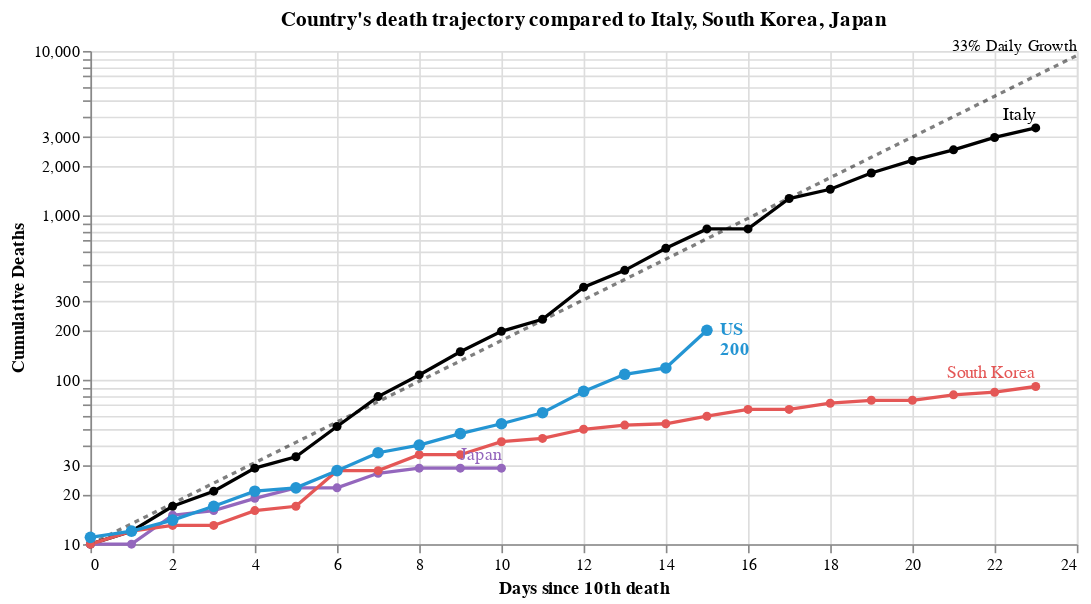

Source (notebook cell):
### Markdown cell above
Select a country from the drop down list below to toggle  the visualization.

### Code cell
#hide_input
base = alt.Chart(dff2, width=600).encode(
    x=f'{COL_X}:Q',
    y=alt.Y('Confirmed Cases:Q', scale=alt.Scale(type='log'), axis=alt.Axis(title='Cumulative Deaths')),
    color=alt.Color('Country:N', scale=alt.Scale(domain=color_domain, range=color_range), legend=None),
    tooltip=['Country', 'Date', 'Confirmed Cases', COL_X]
)

country_selection = alt.selection_single(
    name='Select', fields=['Country'], 
    bind=alt.binding_select(options=list(sorted(set(countries) - set(baseline_countries)))),
    init={'Country': 'US'})

date_filter = alt.datum['Date'] >= int(max_date.timestamp() * 1000)
base2 = base.transform_filter(alt.FieldOneOfPredicate('Country', baseline_countries))
base3 = base.transform_filter(country_selection)
base4 = base3.transform_filter(date_filter)

max_day = dff2[COL_X].max()
ref = pd.DataFrame([[x, SINCE_CASES_NUM*1.33**x] for x in range(max_day+1)], columns=[COL_X, 'Confirmed Cases'])
base_ref = alt.Chart(ref).encode(x=f'{COL_X}:Q', y='Confirmed Cases:Q')
base_ref_f = base_ref.transform_filter(alt.datum[COL_X] >= max_day)

chart5 = (
 base_ref.mark_line(color='black', opacity=.5, strokeDash=[3,3]) + 
 base_ref_f.mark_text(dy=-6, align='right', fontSize=10, text='33% Daily Growth') + 
 base2.mark_line(point=True, tooltip=True) +
 base3.mark_line(point={'size':50}, tooltip=True) +
 base2.transform_filter(date_filter).mark_text(dy=-8, align='right').encode(text='Country:N') +
 base4.mark_text(dx=8, align='left', fontWeight='bold').encode(text='Country:N') +
 base4.mark_text(dx=8, dy=12, align='left', fontWeight='bold').encode(text='Confirmed Cases:Q')
).add_selection(country_selection).properties(
    title=f"Country's death trajectory compared to {', '.join(baseline_countries)}"
)
chart5

### Figure 1 — Vega-Lite specification as saved in the notebook (floating-point values rounded to 4 significant figures; data arrays with more than 128 entries replaced by an {"elided": "..."} marker saying what was removed)
{"config": {"view": {"continuousWidth": 400, "continuousHeight": 300}}, "layer": [{"mark": {"type": "line", "color": "black", "opacity": 0.5, "strokeDash": [3, 3]}, "encoding": {"x": {"type": "quantitative", "field": "Days since 10th death"}, "y": {"type": "quantitative", "field": "Confirmed Cases"}}, "selection": {"Select": {"type": "single", "fields": ["Country"], "bind": {"input": "select", "options": ["Belgium", "France", "Germany", "Indonesia", "Iran", "Iraq", "Netherlands", "Philippines", "San Marino", "Spain", "Sweden", "Switzerland", "US", "United Kingdom"]}, "init": {"Country": "US"}}}}, {"mark": {"type": "text", "align": "right", "dy": -6, "fontSize": 10, "text": "33% Daily Growth"}, "encoding": {"x": {"type": "quantitative", "field": "Days since 10th death"}, "y": {"type": "quantitative", "field": "Confirmed Cases"}}, "transform": [{"filter": "(datum['Days since 10th death'] >= 24)"}]}, {"data": {"name": "data-b8cb2506bde005adc57de15f9474b6ee"}, "mark": {"type": "line", "point": true, "tooltip": true}, "encoding": {"color": {"type": "nominal", "field": "Country", "legend": null, "scale": {"domain": ["Belgium", "France", "Germany", "Indonesia", "Iran", "Iraq", "Italy", "Japan", "Netherlands", "Philippines", "San Marino", "South Korea", "Spain", "Sweden", "Switzerland", "US", "United Kingdom"], "range": ["#C1B7AD", "#F58518", "#9D755D", "#C1B7AD", "#A1BA59", "#C1B7AD", "black", "#9467bd", "#C1B7AD", "#C1B7AD", "#C1B7AD", "#E45756", "#F58518", "#C1B7AD", "#9D755D", "#2495D3", "#2495D3"]}}, "tooltip": [{"type": "nominal", "field": "Country"}, {"type": "temporal", "field": "Date"}, {"type": "quantitative", "field": "Confirmed Cases"}, {"type": "quantitative", "field": "Days since 10th death"}], "x": {"type": "quantitative", "field": "Days since 10th death"}, "y": {"type": "quantitative", "axis": {"title": "Cumulative Deaths"}, "field": "Confirmed Cases", "scale": {"type": "log"}}}, "transform": [{"filter": {"field": "Country", "oneOf": ["Italy", "South Korea", "Japan"]}}], "width": 600}, {"data": {"name": "data-b8cb2506bde005adc57de15f9474b6ee"}, "mark": {"type": "line", "point": {"size": 50}, "tooltip": true}, "encoding": {"color": {"type": "nominal", "field": "Country", "legend": null, "scale": {"domain": ["Belgium", "France", "Germany", "Indonesia", "Iran", "Iraq", "Italy", "Japan", "Netherlands", "Philippines", "San Marino", "South Korea", "Spain", "Sweden", "Switzerland", "US", "United Kingdom"], "range": ["#C1B7AD", "#F58518", "#9D755D", "#C1B7AD", "#A1BA59", "#C1B7AD", "black", "#9467bd", "#C1B7AD", "#C1B7AD", "#C1B7AD", "#E45756", "#F58518", "#C1B7AD", "#9D755D", "#2495D3", "#2495D3"]}}, "tooltip": [{"type": "nominal", "field": "Country"}, {"type": "temporal", "field": "Date"}, {"type": "quantitative", "field": "Confirmed Cases"}, {"type": "quantitative", "field": "Days since 10th death"}], "x": {"type": "quantitative", "field": "Days since 10th death"}, "y": {"type": "quantitative", "axis": {"title": "Cumulative Deaths"}, "field": "Confirmed Cases", "scale": {"type": "log"}}}, "transform": [{"filter": {"selection": "Select"}}], "width": 600}, {"data": {"name": "data-b8cb2506bde005adc57de15f9474b6ee"}, "mark": {"type": "text", "align": "right", "dy": -8}, "encoding": {"color": {"type": "nominal", "field": "Country", "legend": null, "scale": {"domain": ["Belgium", "France", "Germany", "Indonesia", "Iran", "Iraq", "Italy", "Japan", "Netherlands", "Philippines", "San Marino", "South Korea", "Spain", "Sweden", "Switzerland", "US", "United Kingdom"], "range": ["#C1B7AD", "#F58518", "#9D755D", "#C1B7AD", "#A1BA59", "#C1B7AD", "black", "#9467bd", "#C1B7AD", "#C1B7AD", "#C1B7AD", "#E45756", "#F58518", "#C1B7AD", "#9D755D", "#2495D3", "#2495D3"]}}, "text": {"type": "nominal", "field": "Country"}, "tooltip": [{"type": "nominal", "field": "Country"}, {"type": "temporal", "field": "Date"}, {"type": "quantitative", "field": "Confirmed Cases"}, {"type": "quantitative", "field": "Days since 10th death"}], "x": {"type": "quantitative", "field": "Days since 10th death"}, "y": {"type": "quantitative", "axis": {"title": "Cumulative Deaths"}, "field": "Confirmed Cases", "scale": {"type": "log"}}}, "transform": [{"filter": {"field": "Country", "oneOf": ["Italy", "South Korea", "Japan"]}}, {"filter": "(datum['Date'] >= 1584576000000)"}], "width": 600}, {"data": {"name": "data-b8cb2506bde005adc57de15f9474b6ee"}, "mark": {"type": "text", "align": "left", "dx": 8, "fontWeight": "bold"}, "encoding": {"color": {"type": "nominal", "field": "Country", "legend": null, "scale": {"domain": ["Belgium", "France", "Germany", "Indonesia", "Iran", "Iraq", "Italy", "Japan", "Netherlands", "Philippines", "San Marino", "South Korea", "Spain", "Sweden", "Switzerland", "US", "United Kingdom"], "range": ["#C1B7AD", "#F58518", "#9D755D", "#C1B7AD", "#A1BA59", "#C1B7AD", "black", "#9467bd", "#C1B7AD", "#C1B7AD", "#C1B7AD", "#E45756", "#F58518", "#C1B7AD", "#9D755D", "#2495D3", "#2495D3"]}}, "text": {"type": "nominal", "field": "Country"}, "tooltip": [{"type": "nominal", "field": "Country"}, {"type": "temporal", "field": "Date"}, {"type": "quantitative", "field": "Confirmed Cases"}, {"type": "quantitative", "field": "Days since 10th death"}], "x": {"type": "quantitative", "field": "Days since 10th death"}, "y": {"type": "quantitative", "axis": {"title": "Cumulative Deaths"}, "field": "Confirmed Cases", "scale": {"type": "log"}}}, "transform": [{"filter": {"selection": "Select"}}, {"filter": "(datum['Date'] >= 1584576000000)"}], "width": 600}, {"data": {"name": "data-b8cb2506bde005adc57de15f9474b6ee"}, "mark": {"type": "text", "align": "left", "dx": 8, "dy": 12, "fontWeight": "bold"}, "encoding": {"color": {"type": "nominal", "field": "Country", "legend": null, "scale": {"domain": ["Belgium", "France", "Germany", "Indonesia", "Iran", "Iraq", "Italy", "Japan", "Netherlands", "Philippines", "San Marino", "South Korea", "Spain", "Sweden", "Switzerland", "US", "United Kingdom"], "range": ["#C1B7AD", "#F58518", "#9D755D", "#C1B7AD", "#A1BA59", "#C1B7AD", "black", "#9467bd", "#C1B7AD", "#C1B7AD", "#C1B7AD", "#E45756", "#F58518", "#C1B7AD", "#9D755D", "#2495D3", "#2495D3"]}}, "text": {"type": "quantitative", "field": "Confirmed Cases"}, "tooltip": [{"type": "nominal", "field": "Country"}, {"type": "temporal", "field": "Date"}, {"type": "quantitative", "field": "Confirmed Cases"}, {"type": "quantitative", "field": "Days since 10th death"}], "x": {"type": "quantitative", "field": "Days since 10th death"}, "y": {"type": "quantitative", "axis": {"title": "Cumulative Deaths"}, "field": "Confirmed Cases", "scale": {"type": "log"}}}, "transform": [{"filter": {"selection": "Select"}}, {"filter": "(datum['Date'] >= 1584576000000)"}], "width": 600}], "data": {"name": "data-dd986f394fc4151175e9dd16550f94ba"}, "title": "Country's death trajectory compared to Italy, South Korea, Japan", "$schema": "https://vega.github.io/schema/vega-lite/v4.0.2.json", "datasets": {"data-dd986f394fc4151175e9dd16550f94ba": [{"Days since 10th death": 0, "Confirmed Cases": 10.0}, {"Days since 10th death": 1, "Confirmed Cases": 13.3}, {"Days since 10th death": 2, "Confirmed Cases": 17.69}, {"Days since 10th death": 3, "Confirmed Cases": 23.53}, {"Days since 10th death": 4, "Confirmed Cases": 31.29}, {"Days since 10th death": 5, "Confirmed Cases": 41.62}, {"Days since 10th death": 6, "Confirmed Cases": 55.35}, {"Days since 10th death": 7, "Confirmed Cases": 73.61}, {"Days since 10th death": 8, "Confirmed Cases": 97.91}, {"Days since 10th death": 9, "Confirmed Cases": 130.2}, {"Days since 10th death": 10, "Confirmed Cases": 173.2}, {"Days since 10th death": 11, "Confirmed Cases": 230.3}, {"Days since 10th death": 12, "Confirmed Cases": 306.4}, {"Days since 10th death": 13, "Confirmed Cases": 407.4}, {"Days since 10th death": 14, "Confirmed Cases": 541.9}, {"Days since 10th death": 15, "Confirmed Cases": 720.7}, {"Days since 10th death": 16, "Confirmed Cases": 958.6}, {"Days since 10th death": 17, "Confirmed Cases": 1275.0}, {"Days since 10th death": 18, "Confirmed Cases": 1696.0}, {"Days since 10th death": 19, "Confirmed Cases": 2255.0}, {"Days since 10th death": 20, "Confirmed Cases": 2999.0}, {"Days since 10th death": 21, "Confirmed Cases": 3989.0}, {"Days since 10th death": 22, "Confirmed Cases": 5306.0}, {"Days since 10th death": 23, "Confirmed Cases": 7056.0}, {"Days since 10th death": 24, "Confirmed Cases": 9385.0}], "data-b8cb2506bde005adc57de15f9474b6ee": {"elided": "171 records"}}}
